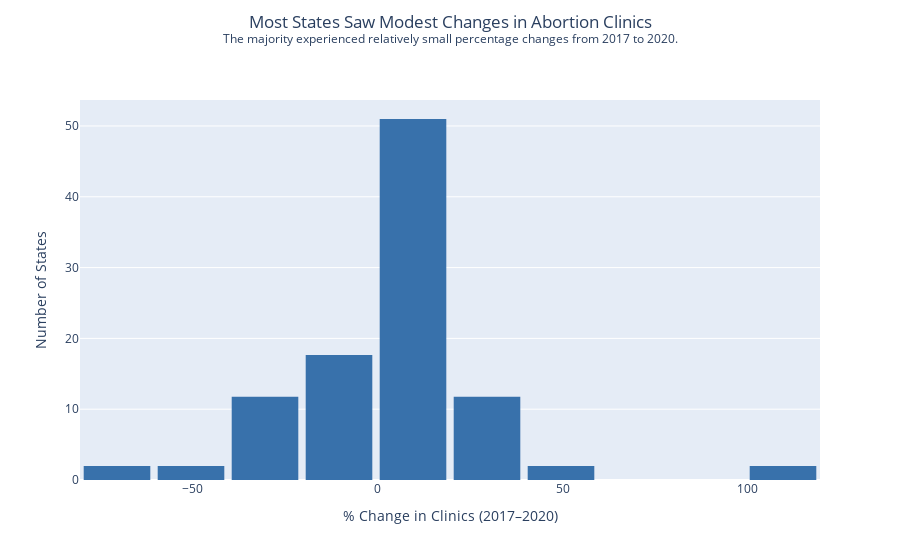

Notebook code for this chart:
### Code cell
filtered_extremes = abortions_clean[abortions_clean['% change in the no. of abortion clinics, 2017-2020'] > -70]

fig2 = px.histogram(
    filtered_extremes,
    x='% change in the no. of abortion clinics, 2017-2020',
    nbins=10,
    histnorm='percent',
    title="Most States Saw Modest Changes in Abortion Clinics",
    labels={'% change in the no. of abortion clinics, 2017-2020': '% Change in Clinics'},
    color_discrete_sequence=['#3871ab']
)

fig2.update_layout(
    title={
        'text': "Most States Saw Modest Changes in Abortion Clinics<br><sup>The majority experienced relatively small percentage changes from 2017 to 2020.</sup>",
        'y': 0.95,
        'x': 0.5,
        'xanchor': 'center'
    },
    xaxis_title='% Change in Clinics (2017–2020)',
    yaxis_title='Number of States',
    bargap=0.1
)

fig2.show()

### Figure 1 — Plotly figure (JSON) as saved in the notebook; plotly's stock layout.template omitted (floating-point values rounded to 4 significant figures)
{"data": [{"alignmentgroup": "True", "bingroup": "x", "histnorm": "percent", "hovertemplate": "% Change in Clinics=%{x}<br>percent=%{y}<extra></extra>", "legendgroup": "", "marker": {"color": "#3871ab", "pattern": {"shape": ""}}, "name": "", "nbinsx": 10, "offsetgroup": "", "orientation": "v", "showlegend": false, "type": "histogram", "x": [0, 0, 0, -33, 7, 28, -23, -25, 0, -11, -7, 0, 0, 20, 17, -25, 0, 100, -25, 6, -8, -11, 14, 43, 0, -67, 20, 0, 29, 0, -10, 0, -8, 14, 0, 11, 25, 6, -6, -50, -25, 0, -12, 14, 0, 0, 6, -8, 0, 33, 0], "xaxis": "x", "yaxis": "y"}], "layout": {"bargap": 0.1, "barmode": "relative", "legend": {"tracegroupgap": 0}, "title": {"text": "Most States Saw Modest Changes in Abortion Clinics<br><sup>The majority experienced relatively small percentage changes from 2017 to 2020.</sup>", "x": 0.5, "xanchor": "center", "y": 0.95}, "xaxis": {"anchor": "y", "domain": [0, 1], "title": {"text": "% Change in Clinics (2017–2020)"}}, "yaxis": {"anchor": "x", "domain": [0, 1], "title": {"text": "Number of States"}}}}
